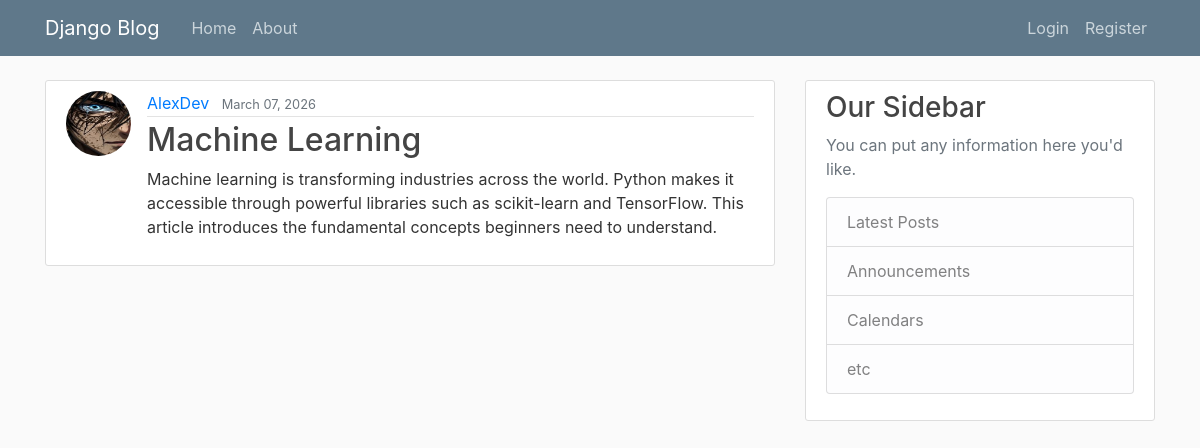
The page /post/22/ on the database its author committed.
### blog/models.py (models this page shows, shortened)
class Post(models.Model):
    title = models.CharField(max_length = 100)
    content = models.TextField()
    date_posted = models.DateTimeField(default = timezone.now)
    author = models.ForeignKey(User, on_delete = models.CASCADE)

### users/models.py (models this page shows, shortened)
class Profile(models.Model):
    user = models.OneToOneField(User, on_delete = models.CASCADE)
    image = models.ImageField(default = 'default.jpg', upload_to = 'profile_pics')

### blog/views.py (the view)
# urls.py: path('post/<int:pk>/', PostDetailView.as_view(), name='post-detail'),
class PostDetailView(DetailView):
    model = Post

### blog/templates/blog/post_detail.html (shortened to what this page needs)
{% extends 'blog/base.html' %}
{% block content %}
    <article class="media content-section">
        <img class = "rounded-circle article-img" src="{{ object.author.profile.image.url }}" alt="">
    <div class="media-body">
        <div class="article-metadata">
            <a class="mr-2" href="{% url 'user-posts' object.author.username %}">{{ object.author }}</a>
            <small class="text-muted">{{ object.date_posted|date:"F d, Y" }}</small>
        </div>
        <h2 class="'article-title">{{ object.title }}</h2>
        <p class="article-content">{{ object.content }}</p>
    </div>
    </article>
{% endblock content %}

### blog/static/blog/main.css (style rules this page uses)
body { background: #fafafa; color: #333333; margin-top: 5rem; }
h1, h2, h3, h4, h5, h6 { color: #444444; }
.content-section { background: #ffffff; padding: 10px 20px; border: 1px solid #dddddd; border-radius: 3px; margin-bottom: 20px; }
.article-content { white-space: pre-line; }
.article-img { height: 65px; width: 65px; margin-right: 16px; }
.article-metadata { padding-bottom: 1px; margin-bottom: 4px; border-bottom: 1px solid #e3e3e3 }

### rows shown on the page
Post: author.profile.image (picture), author "AlexDev", date_posted "March 07, 2026", title "Machine Learning", content "Machine learning is transforming industries across the world. Python makes it accessible through powerful libraries such as scikit-learn and TensorFlow. This article introduces the fundamental concepts beginners need to understand."
